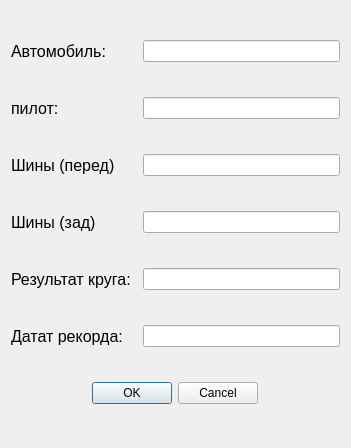
<?xml version="1.0" encoding="UTF-8"?>
<ui version="4.0">
 <class>Dialog</class>
 <widget class="QDialog" name="Dialog">
  <property name="geometry">
   <rect>
    <x>0</x>
    <y>0</y>
    <width>351</width>
    <height>448</height>
   </rect>
  </property>
  <property name="windowTitle">
   <string>New</string>
  </property>
  <layout class="QGridLayout" name="gridLayout">
   <item row="1" column="0">
    <widget class="QLabel" name="label_2">
     <property name="font">
      <font>
       <pointsize>12</pointsize>
      </font>
     </property>
     <property name="text">
      <string>пилот:</string>
     </property>
    </widget>
   </item>
   <item row="1" column="2">
    <widget class="QLineEdit" name="lineEdit_2"/>
   </item>
   <item row="2" column="0">
    <widget class="QLabel" name="label_3">
     <property name="font">
      <font>
       <pointsize>12</pointsize>
      </font>
     </property>
     <property name="text">
      <string>Шины (перед)</string>
     </property>
    </widget>
   </item>
   <item row="2" column="2">
    <widget class="QLineEdit" name="lineEdit_3"/>
   </item>
   <item row="3" column="0">
    <widget class="QLabel" name="label_4">
     <property name="font">
      <font>
       <pointsize>12</pointsize>
      </font>
     </property>
     <property name="text">
      <string>Шины (зад)</string>
     </property>
    </widget>
   </item>
   <item row="3" column="2">
    <widget class="QLineEdit" name="lineEdit_4"/>
   </item>
   <item row="0" column="0" colspan="2">
    <widget class="QLabel" name="label">
     <property name="font">
      <font>
       <pointsize>12</pointsize>
      </font>
     </property>
     <property name="text">
      <string>Автомобиль:</string>
     </property>
    </widget>
   </item>
   <item row="0" column="2">
    <widget class="QLineEdit" name="lineEdit"/>
   </item>
   <item row="5" column="2">
    <widget class="QLineEdit" name="lineEdit_6"/>
   </item>
   <item row="4" column="2">
    <widget class="QLineEdit" name="lineEdit_5"/>
   </item>
   <item row="4" column="0">
    <widget class="QLabel" name="label_5">
     <property name="font">
      <font>
       <pointsize>12</pointsize>
      </font>
     </property>
     <property name="text">
      <string>Результат круга:</string>
     </property>
    </widget>
   </item>
   <item row="5" column="0">
    <widget class="QLabel" name="label_6">
     <property name="font">
      <font>
       <pointsize>12</pointsize>
      </font>
     </property>
     <property name="text">
      <string>Датат рекорда:</string>
     </property>
    </widget>
   </item>
   <item row="6" column="0" colspan="3" alignment="Qt::AlignHCenter">
    <widget class="QDialogButtonBox" name="buttonBox">
     <property name="orientation">
      <enum>Qt::Horizontal</enum>
     </property>
     <property name="standardButtons">
      <set>QDialogButtonBox::Cancel|QDialogButtonBox::Ok</set>
     </property>
    </widget>
   </item>
  </layout>
 </widget>
 <resources/>
 <connections>
  <connection>
   <sender>buttonBox</sender>
   <signal>accepted()</signal>
   <receiver>Dialog</receiver>
   <slot>accept()</slot>
   <hints>
    <hint type="sourcelabel">
     <x>248</x>
     <y>254</y>
    </hint>
    <hint type="destinationlabel">
     <x>157</x>
     <y>274</y>
    </hint>
   </hints>
  </connection>
  <connection>
   <sender>buttonBox</sender>
   <signal>rejected()</signal>
   <receiver>Dialog</receiver>
   <slot>reject()</slot>
   <hints>
    <hint type="sourcelabel">
     <x>316</x>
     <y>260</y>
    </hint>
    <hint type="destinationlabel">
     <x>286</x>
     <y>274</y>
    </hint>
   </hints>
  </connection>
 </connections>
</ui>
